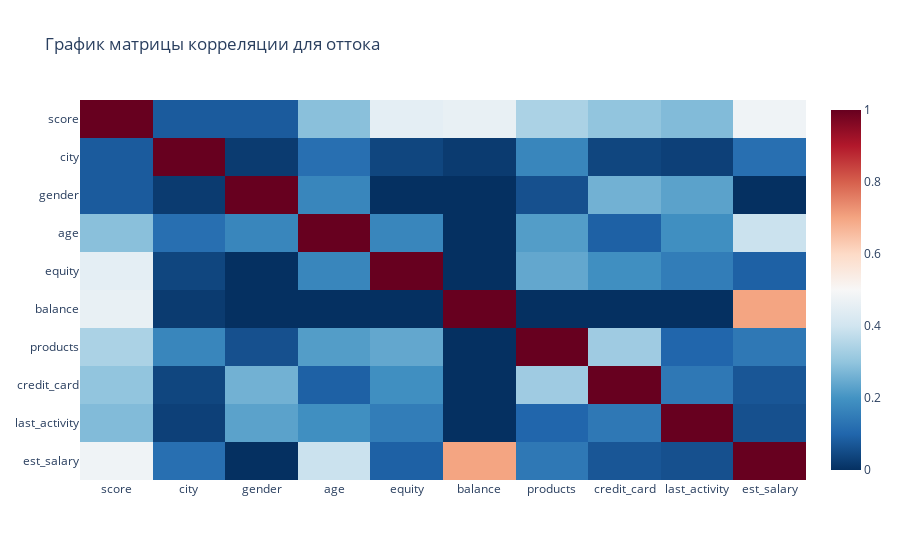

Notebook code for this chart:
### Markdown cell above
#### Матрица и график матрицы корреляции по всем признакам дф в разрезе оттока.

### Code cell
corr_df_churn = round(
    df.query('churn == 1')
    [
        [
            'score', 
            'city', 
            'gender', 
            'age', 
            'equity', 
            'balance', 
            'products', 
            'credit_card', 
            'last_activity', 
            'est_salary' 
            
        ]
    ]
    .phik_matrix(interval_cols = ['age', 'balance', 'est_salary', 'score'])
    , 2
)

display(corr_df_churn)

fig = px.imshow(corr_df_churn, aspect="auto", color_continuous_scale='RdBu_r', 
                title='График матрицы корреляции для оттока')
fig.show()

### Figure 1 — Plotly figure (JSON) as saved in the notebook; plotly's stock layout.template omitted (floating-point values rounded to 4 significant figures)
{"data": [{"coloraxis": "coloraxis", "hovertemplate": "x: %{x}<br>y: %{y}<br>color: %{z}<extra></extra>", "name": "0", "type": "heatmap", "x": ["score", "city", "gender", "age", "equity", "balance", "products", "credit_card", "last_activity", "est_salary"], "xaxis": "x", "y": ["score", "city", "gender", "age", "equity", "balance", "products", "credit_card", "last_activity", "est_salary"], "yaxis": "y", "z": [[1, 0.08, 0.08, 0.29, 0.45, 0.46, 0.34, 0.3, 0.28, 0.48], [0.08, 1, 0.02, 0.12, 0.04, 0.02, 0.17, 0.04, 0.03, 0.12], [0.08, 0.02, 1, 0.17, 0, 0, 0.06, 0.26, 0.23, 0], [0.29, 0.12, 0.17, 1, 0.17, 0, 0.22, 0.09, 0.19, 0.39], [0.45, 0.04, 0, 0.17, 1, 0, 0.24, 0.19, 0.15, 0.09], [0.46, 0.02, 0, 0, 0, 1, 0, 0, 0, 0.7], [0.34, 0.17, 0.06, 0.22, 0.24, 0, 1, 0.32, 0.1, 0.14], [0.3, 0.04, 0.26, 0.09, 0.19, 0, 0.32, 1, 0.14, 0.07], [0.28, 0.03, 0.23, 0.19, 0.15, 0, 0.1, 0.14, 1, 0.06], [0.48, 0.12, 0, 0.39, 0.09, 0.7, 0.14, 0.07, 0.06, 1]]}], "layout": {"coloraxis": {"colorscale": [[0, "rgb(5,48,97)"], [0.1, "rgb(33,102,172)"], [0.2, "rgb(67,147,195)"], [0.3, "rgb(146,197,222)"], [0.4, "rgb(209,229,240)"], [0.5, "rgb(247,247,247)"], [0.6, "rgb(253,219,199)"], [0.7, "rgb(244,165,130)"], [0.8, "rgb(214,96,77)"], [0.9, "rgb(178,24,43)"], [1, "rgb(103,0,31)"]]}, "title": {"text": "График матрицы корреляции для оттока"}, "xaxis": {"anchor": "y", "domain": [0, 1]}, "yaxis": {"anchor": "x", "autorange": "reversed", "domain": [0, 1]}}}
